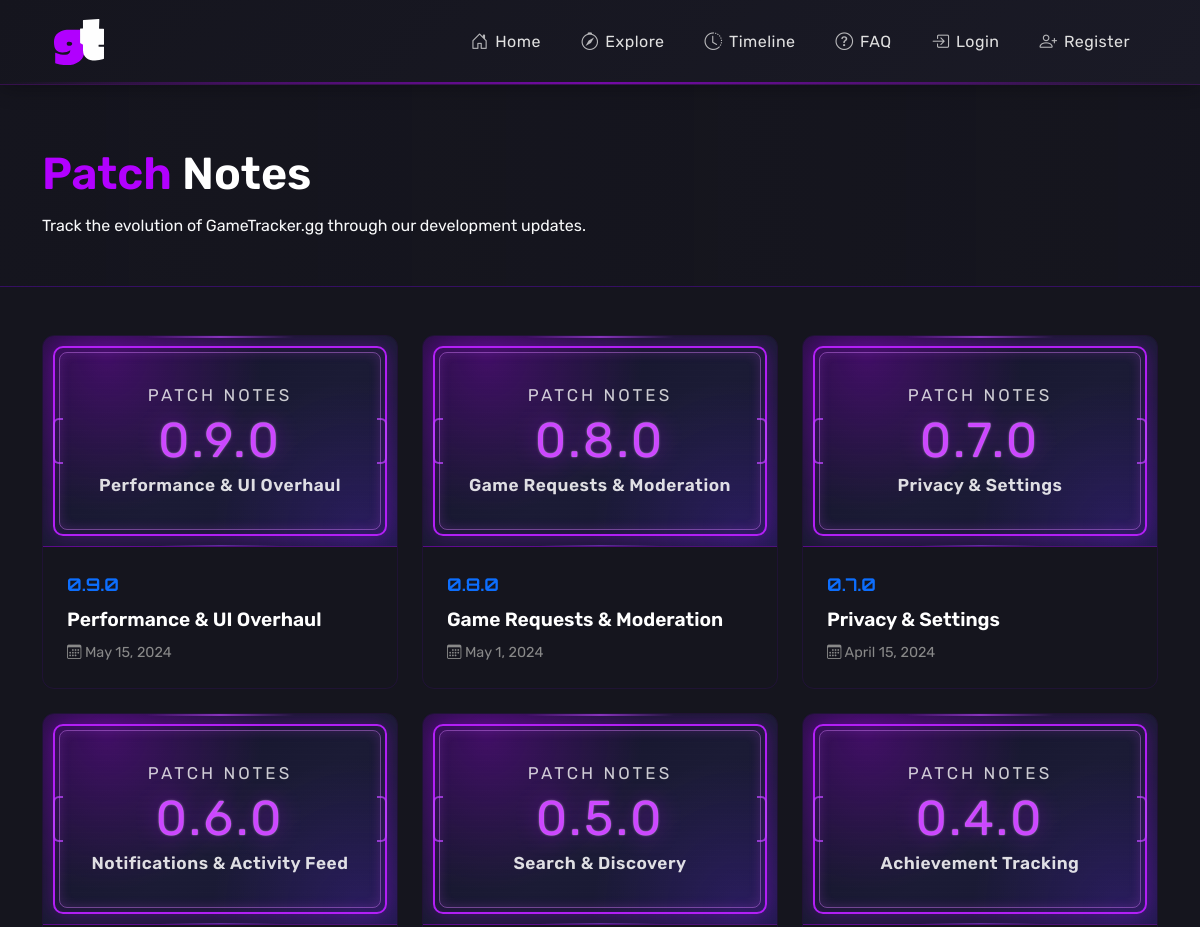
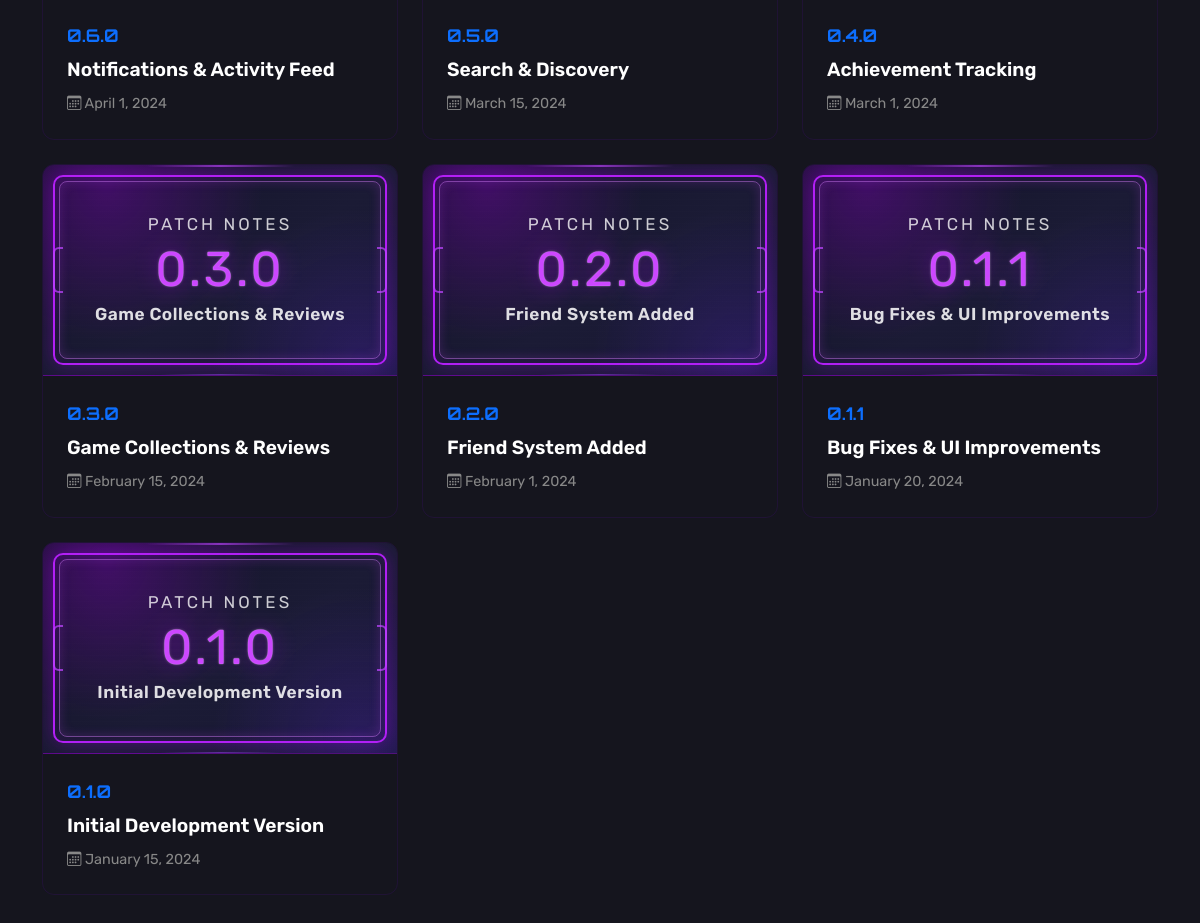
The app's page /patch-notes.php with its own data (2 pictures, top to bottom).
### tables this page shows
CREATE TABLE IF NOT EXISTS patch_notes (
    id INT AUTO_INCREMENT PRIMARY KEY,
    version VARCHAR(20) NOT NULL UNIQUE,
    title VARCHAR(255) NOT NULL,
    release_date DATE NOT NULL,
    image_url VARCHAR(500),
    content TEXT,
    created_at TIMESTAMP DEFAULT CURRENT_TIMESTAMP,
    updated_at TIMESTAMP DEFAULT CURRENT_TIMESTAMP ON UPDATE CURRENT_TIMESTAMP,
    INDEX idx_version (version),
    INDEX idx_release_date (release_date)
);

### patch-notes.php (the view, shortened to what this page needs)
<?php
require_once 'includes/db.php';
$query = "SELECT id, version, title, release_date, image_url FROM patch_notes ORDER BY release_date DESC";
$result = $conn->query($query);
$patch_notes = [];
while ($row = $result->fetch_assoc()) {
    $patch_notes[] = $row;
}
?>
<!DOCTYPE html>
<html lang="en">
<head>
    <link href="https://cdn.jsdelivr.net/npm/bootstrap@5.3.0/dist/css/bootstrap.min.css" rel="stylesheet">
    <link href="https://cdn.jsdelivr.net/npm/bootstrap-icons@1.10.5/font/bootstrap-icons.css" rel="stylesheet">
    <link rel="stylesheet" href="includes/styles.css">
</head>
<body>
<?php include 'includes/nav.php'; ?>
<section class="hero-section">
    <div class="container">
        <h1 class="hero-title"><span class="hero-title-accent">Patch</span> <span>Notes</span></h1>
        <p class="text-light">Track the evolution of GameTracker.gg through our development updates.</p>
    </div>
</section>
<div class="container my-5">
    <div class="row g-4">
        <?php foreach ($patch_notes as $patch): ?>
        <div class="col-lg-4 col-md-6">
            <a href="patch-note-detail.php?version=<?= urlencode($patch['version']) ?>" class="text-decoration-none">
                <div class="patch-note-card">
                    <div class="patch-note-banner" aria-label="Patch note visual for <?= htmlspecialchars($patch['version']) ?>">
                        <div class="patch-note-banner-layer"></div>
                        <span class="patch-note-banner-notch left"></span>
                        <span class="patch-note-banner-notch right"></span>
                        <div class="patch-note-banner-inner">
                            <p class="patch-note-banner-label">Patch Notes</p>
                            <p class="patch-note-banner-version"><?= htmlspecialchars($patch['version']) ?></p>
                            <p class="patch-note-banner-title"><?= htmlspecialchars($patch['title']) ?></p>
                        </div>
                    </div>
                    <div class="patch-note-content">
                        <div class="patch-note-version"><?= htmlspecialchars($patch['version']) ?></div>
                        <div class="patch-note-title"><?= htmlspecialchars($patch['title']) ?></div>
                        <div class="patch-note-date">
                            <i class="bi bi-calendar3"></i>
                            <?= date('F j, Y', strtotime($patch['release_date'])) ?>
                        </div>
                    </div>
                </div>
            </a>
        </div>
        <?php endforeach; ?>
    </div>
</div>
</body>
</html>

### includes/nav.php (shortened to what this page needs)
<nav class="navbar navbar-expand-lg custom-navbar fixed-top">
  <div class="container d-flex align-items-center justify-content-between">
    <a class="navbar-brand" href="<?= BASE_URL ?>">
      <img class="logo-img" src="<?= BASE_URL ?>images/logo.svg" alt="GameTracker Logo">
    </a>
    <div class="collapse navbar-collapse" id="navbarNav">
      <ul class="navbar-nav ms-auto align-items-center">
        <li class="nav-item">
          <a class="nav-link <?= basename($_SERVER['PHP_SELF']) == 'index.php' ? 'active' : '' ?>" href="<?= BASE_URL ?>">
            <i class="bi bi-house-door"></i>Home
          </a>
        </li>
        <li class="nav-item">
          <a class="nav-link <?= basename($_SERVER['PHP_SELF']) == 'explore.php' ? 'active' : '' ?>" href="<?= BASE_URL ?>explore.php">
            <i class="bi bi-compass"></i>Explore
          </a>
        </li>
        <li class="nav-item">
          <a class="nav-link <?= basename($_SERVER['PHP_SELF']) == 'timeline.php' ? 'active' : '' ?>" href="<?= BASE_URL ?>timeline.php">
            <i class="bi bi-clock-history"></i>Timeline
          </a>
        </li>
        <li class="nav-item">
          <a class="nav-link <?= basename($_SERVER['PHP_SELF']) == 'faq.php' ? 'active' : '' ?>" href="<?= BASE_URL ?>faq.php">
            <i class="bi bi-question-circle"></i>FAQ
          </a>
        </li>
        <?php if (!isset($_SESSION['user_id'])): ?>
        <li class="nav-item">
          <a class="nav-link <?= basename($_SERVER['PHP_SELF']) == 'login.php' ? 'active' : '' ?>" href="<?= BASE_URL ?>auth/login.php">
            <i class="bi bi-box-arrow-in-right"></i>Login
          </a>
        </li>
        <li class="nav-item">
          <a class="nav-link <?= basename($_SERVER['PHP_SELF']) == 'register.php' ? 'active' : '' ?>" href="<?= BASE_URL ?>auth/register.php">
            <i class="bi bi-person-plus"></i>Register
          </a>
        </li>
        <?php endif; ?>
      </ul>
    </div>
  </div>
</nav>
<div style="height: 85px;"></div>

### includes/styles.css (style rules this page uses)
body { background: #15151e; font-family: "Rubik", sans-serif; color: #ffffff; min-height: 100vh; }
h1 { font-family: "Rubik", sans-serif; }
.hero-section h1 span, .hero-section h1 span[style*="#b200ff"], .hero-section h1 span[style*="b200ff"] { font-weight: 600 !important; }

### patch-notes.php (style rules this page uses)
.patch-note-card { background: var(--card-bg); border: 1px solid rgba(127, 0, 255, 0.1); border-radius: 12px; overflow: hidden; transition: all 0.3s ease; height: 100%; display: flex; flex-direction: column; }
.patch-note-banner { position: relative; width: 100%; min-height: 210px; padding: 1rem; background: radial-gradient(circle at 18% 10%, rgba(178, 0, 255, 0.28), transparent 45%), radial-gradient(circle at 90% 92%, rgba(110, 45, 255, 0.2), transparent 40%), linear-gradient(145deg, #121226 0%, #1b1b35 55%, #171733 100%); border-bottom: 1px solid rgba(178, 0, 255, 0.35); overflow: hidden; }
.patch-note-banner-layer { position: absolute; inset: 16px; border: 1px solid rgba(215, 125, 255, 0.45); border-radius: 8px; pointer-events: none; box-shadow: inset 0 0 12px rgba(198, 86, 255, 0.15); }
.patch-note-banner::before { content: ""; position: absolute; inset: 10px; border: 2px solid rgba(186, 32, 255, 0.95); border-radius: 10px; box-shadow: 0 0 20px rgba(178, 0, 255, 0.35), inset 0 0 16px rgba(178, 0, 255, 0.12); pointer-events: none; }
.patch-note-banner::after { content: ""; position: absolute; inset: 0; background: linear-gradient(90deg, transparent, rgba(190, 70, 255, 0.85), transparent) top center / 150px 2px no-repeat, linear-gradient(90deg, transparent, rgba(160, 70, 255, 0.65), transparent) bottom center / 120px 1px no-repeat; opacity: 0.75; pointer-events: none; }
.patch-note-banner-notch { position: absolute; top: 50%; width: 10px; height: 46px; transform: translateY(-50%); border-top: 2px solid rgba(190, 70, 255, 0.85); border-bottom: 2px solid rgba(190, 70, 255, 0.85); pointer-events: none; opacity: 0.85; }
.patch-note-banner-notch.left { left: 10px; border-left: 2px solid rgba(190, 70, 255, 0.85); border-radius: 6px 0 0 6px; }
.patch-note-banner-notch.right { right: 10px; border-right: 2px solid rgba(190, 70, 255, 0.85); border-radius: 0 6px 6px 0; }
.patch-note-banner-inner { position: relative; z-index: 1; min-height: 178px; display: flex; flex-direction: column; align-items: center; justify-content: center; text-align: center; gap: 0.35rem; padding: 1.5rem 1.25rem; }
.patch-note-banner-inner::before { content: ""; position: absolute; inset: 0; background: repeating-linear-gradient( to bottom, rgba(255, 255, 255, 0.02) 0px, rgba(255, 255, 255, 0.02) 1px, rgba(255, 255, 255, 0) 3px, rgba(255, 255, 255, 0) 6px ); mix-blend-mode: screen; opacity: 0.22; pointer-events: none; animation: patchScan 8s linear infinite; }
.patch-note-banner-label { margin: 0; font-family: 'Orbitron', sans-serif; font-size: 1.06rem; letter-spacing: 0.18em; text-transform: uppercase; color: rgba(255, 255, 255, 0.78); }
.patch-note-banner-version { margin: 0; font-family: 'Orbitron', sans-serif; font-size: clamp(2.35rem, 4.8vw, 3.05rem); letter-spacing: 0.06em; line-height: 1.1; color: #cc46ff; -webkit-text-stroke: 1px rgba(245, 220, 255, 0.16); text-shadow: 0 0 22px rgba(178, 0, 255, 0.45), 0 0 3px rgba(255, 255, 255, 0.25); }
.patch-note-banner-title { margin: 0; font-family: 'Exo 2', sans-serif; font-size: 1.08rem; font-weight: 600; letter-spacing: 0.03em; color: rgba(255, 255, 255, 0.86); text-wrap: balance; }
.patch-note-content { padding: 1.5rem; flex-grow: 1; display: flex; flex-direction: column; }
.patch-note-version { font-family: 'Orbitron', sans-serif; font-size: 1.1rem; color: var(--primary-color); margin-bottom: 0.5rem; font-weight: bold; }
.patch-note-title { font-size: 1.2rem; font-weight: 600; margin-bottom: 0.5rem; color: white; }
.patch-note-date { font-size: 0.9rem; color: #888; margin-top: auto; }
.hero-section { position: relative; padding: 4rem 0 2rem; background: linear-gradient(to right, rgba(21, 21, 30, 0.9), rgba(21, 21, 30, 0.7)); border-bottom: 1px solid rgba(127, 0, 255, 0.3); margin-bottom: 2rem; }
.hero-title { font-family: 'Orbitron', sans-serif; font-size: clamp(2.1rem, 4.6vw, 2.8rem); line-height: 1.1; margin-bottom: 1rem; font-weight: 500; color: #fff; }
.hero-title-accent { color: #b200ff; font-weight: 700; }

### records on screen
patch_notes: version "0.9.0", title "Performance & UI Overhaul", release_date "May 15, 2024"
patch_notes: version "0.8.0", title "Game Requests & Moderation", release_date "May 1, 2024"
patch_notes: version "0.7.0", title "Privacy & Settings", release_date "April 15, 2024"
patch_notes: version "0.6.0", title "Notifications & Activity Feed", release_date "April 1, 2024"
patch_notes: version "0.5.0", title "Search & Discovery", release_date "March 15, 2024"
patch_notes: version "0.4.0", title "Achievement Tracking", release_date "March 1, 2024"
patch_notes: version "0.3.0", title "Game Collections & Reviews", release_date "February 15, 2024"
patch_notes: version "0.2.0", title "Friend System Added", release_date "February 1, 2024"
patch_notes: version "0.1.1", title "Bug Fixes & UI Improvements", release_date "January 20, 2024"
patch_notes: version "0.1.0", title "Initial Development Version", release_date "January 15, 2024"
